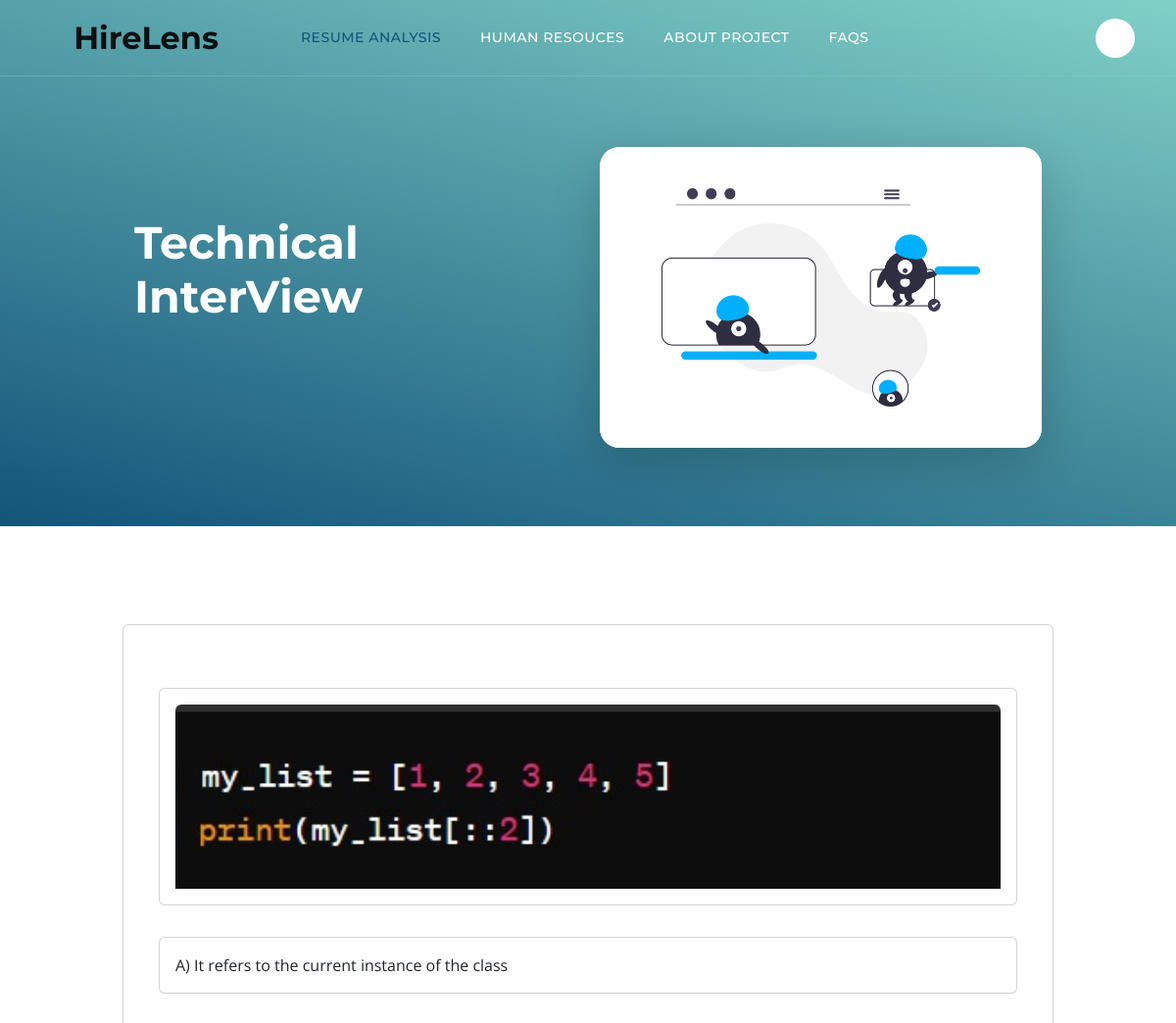
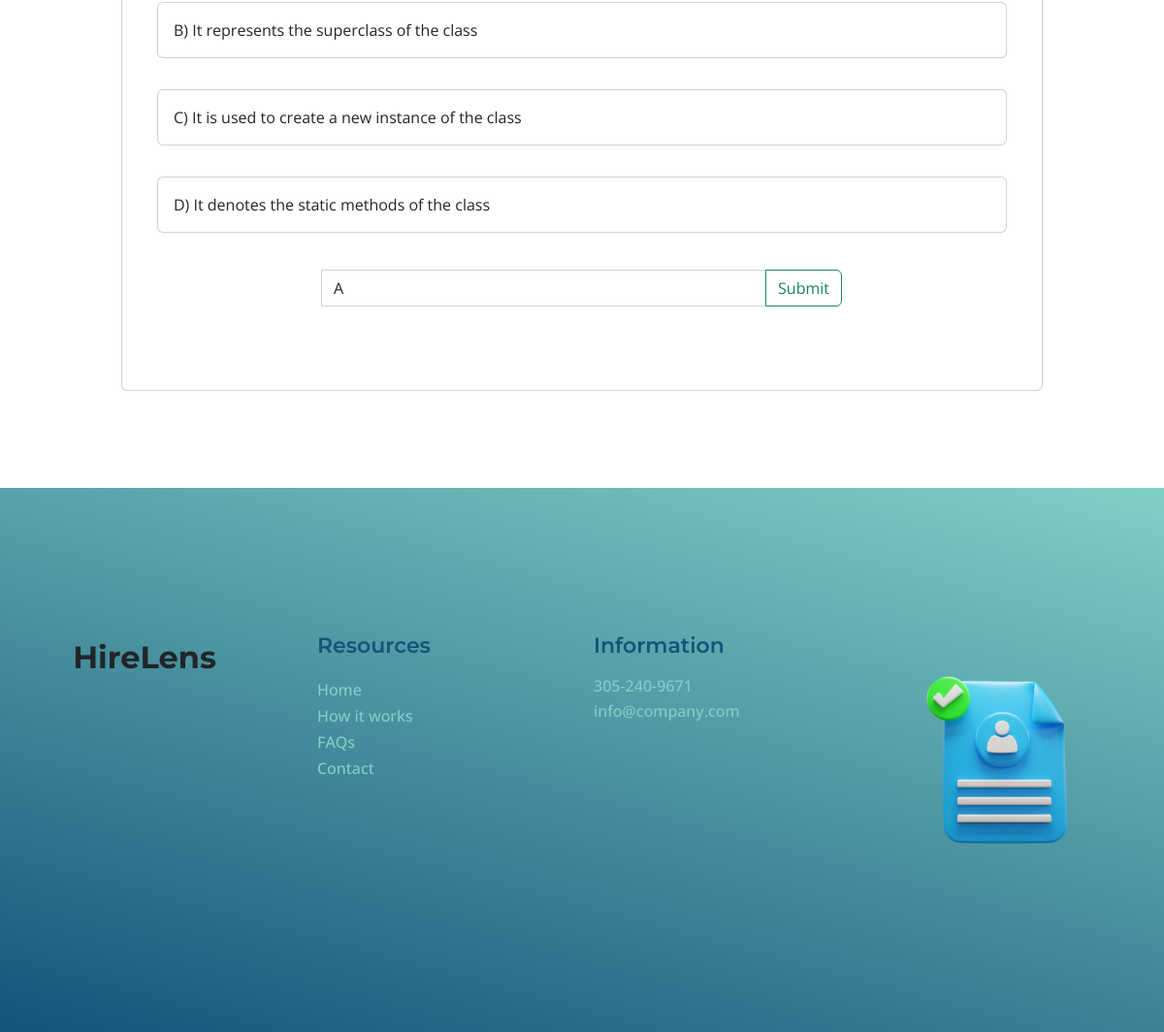
Screenshot of /interview/Python (signed in) with the database file from the repository (2 pictures, top to bottom).
### employee_resume/models.py (models this page shows, shortened)
class InterViewQuestion(models.Model):
    job = models.ForeignKey(Job,on_delete=models.CASCADE)
    question_text =  models.CharField(max_length=250)
    question_text_des =  models.TextField(null=True,blank=True)
    question_image =  models.FileField(upload_to='interviewer/images',null=True,blank=True)
    question_image_des =  models.TextField(null=True,blank=True)
    answer_one = models.CharField(verbose_name=('Answer A'),max_length=200)
    answer_two = models.CharField(verbose_name=('Answer B'),max_length=200)
    answer_three = models.CharField(verbose_name=('Answer C'),max_length=200)
    answer_four = models.CharField(verbose_name=('Answer D'),max_length=200)
    correct_answer = models.CharField(choices=ANSWERS,max_length=5)

### employee_resume/views.py (the view, shortened to what this page needs)
# urls.py: path('interview/<str:job_title>',InterViewPage.as_view(),name='interview'),
class InterViewPage(IndecatorMixin,FormView):
    template_name = 'interview.html'
    form_class = QuestionsReviewsForm
    def get_questions_for_job(self, job_title):
        return InterViewQuestion.objects.filter(Q(job__job_title__icontains = job_title))
    def get_context_data(self, **kwargs):
        context = super().get_context_data(**kwargs)
        job_title = self.kwargs.get('job_title')
        all_questions = self.get_questions_for_job(job_title)
        paginator = Paginator(all_questions, 1)  # Display 1 question per page
        page_number = self.request.GET.get('page')
        page_obj = paginator.get_page(page_number)
        context["page_obj"] = page_obj
        context["is_hr"] = HrModel.objects.filter(user__username = self.request.user.username).exists()
        return context

### employee_resume/forms.py
class QuestionsReviewsForm(forms.Form):
    ANSWERS = [(i.upper(), i.upper()) for i in ['a', 'b', 'c', 'd']]
    user_answer = forms.ChoiceField(choices=ANSWERS, widget=forms.Select())
    question_id = forms.IntegerField(widget=forms.NumberInput())

### employee_resume/views.py (called while the page is built)
     def dispatch(self, request, *args, **kwargs):
        if request.user.is_authenticated:
            pass
        else:
            return redirect("/login/")
        return super().dispatch(request, *args, **kwargs)

### employee_resume/templates/interview.html (shortened to what this page needs)
{% extends "base.html" %}
{% load static %}
{% block content %}
<header class="site-header d-flex flex-column justify-content-center align-items-center">
    <div class="container">
        <div class="row justify-content-center align-items-center">
            <div class="col-lg-5 col-12 mb-5">
                <h2 class="text-white">Technical InterView</h2>
            </div>
            <div class="col-lg-5 col-12">
                <div class="topics-detail-block bg-white shadow-lg">
                    <img src="{% static '' %}images/topics/undraw_Remote_design_team_re_urdx.png" class="topics-detail-block-image img-fluid">
                </div>
            </div>
        </div>
    </div>
</header>
<section class="topics-detail-section section-padding" id="topics-detail">
    <div class="container">
        <div class="row">
            {% for q in page_obj %}
            <div class="col-lg-10 col-12 m-auto card p-5 text-center">
                <div class="row question my-3">
                    <div class="col-md-12 card p-3">
                        {% if q.question_image %}
                        <img src="{{ q.question_image.url }}" class="img-fluid rounded-top"/>
                        {% elif q.question_text %}
                        {{ q.question_text }}
                        {% if q.question_text_des %}
                        <p>{{ q.question_text_des }}</p>
                        {% endif %}
                        {% endif %}
                    </div>
                </div>
                <div class="row answer_1 my-3">
                    <div class="col-md-12 card p-3" style="text-align: left;">
                        A) {{ q.answer_one }}
                    </div>
                </div>
                <div class="row answer_2 my-3">
                    <div class="col-md-12 card p-3" style="text-align: left;">
                        B) {{ q.answer_two }}
                    </div>
                </div>
                <div class="row answer_3 my-3">
                    <div class="col-md-12 card p-3" style="text-align: left;">
                        C) {{ q.answer_three }}
                    </div>
                </div>
                <div class="row answer_4 my-3">
                    <div class="col-md-12 card p-3" style="text-align: left;">
                        D) {{ q.answer_four }}
                    </div>
                </div>
                <div class="row answer_choose my-3">
                    <div class="col-md-8 mx-auto" style="text-align: left;">
                        <form action="" method="post" class="form-control" style="border:none;">
                            <div class="input-group mb-3" style="border:none;">
                                <select name="user_answer" class="form-control" aria-label="Your Choice" aria-describedby="button-addon2">
                                    {% for choice_value, choice_label in form.user_answer.field.choices %}
                                    <option value="{{ choice_value }}">{{ choice_label }}</option>
                                    {% endfor %}
                                </select>
                                <button class="btn btn-outline-success" type="submit" id="button-addon2">Submit</button>
                            </div>
                        </form>
                    </div>
                </div>
            </div>
            {% endfor %}
        </div>
    </div>
</section>
{% endblock content %}

### static/css/templatemo-topic-listing.css (style rules this page uses)
:root { --white-color: #ffffff; --primary-color: #13547a; --secondary-color: #80d0c7; --section-bg-color: #f0f8ff; --custom-btn-bg-color: #80d0c7; --custom-btn-bg-hover-color: #13547a; --dark-color: #000000; --p-color: #717275; --border-color: #7fffd4; --link-hover-color: #13547a; --body-font-family: 'Open Sans', sans-serif; --title-font-family: 'Montserrat', sans-serif; --h1-font-size: 58px; --h2-font-size: 46px; --h3-font-size: 32px; --h4-font-size: 28px; --h5-font-size: 24px; --h6-font-size: 22px; --p-font-size: 20px; --menu-font-size: 14px; --btn-font-size: 18px; --copyright-font-size: 16px; --border-radius-large: 100px; --border-radius-medium: 20px; --border-radius-small: 10px; --font-weight-normal: 400; --font-weight-medium: 500; --font-weight-semibold: 600; --font-weight-bold: 700; }
body { background-color: var(--white-color); font-family: var(--body-font-family); }
h2, h3, h4, h5, h6 { color: var(--dark-color); }
h1, h2, h3, h4, h5, h6 { font-family: var(--title-font-family); font-weight: var(--font-weight-semibold); }
h2 { font-size: var(--h2-font-size); font-weight: var(--font-weight-bold); }
a, button { touch-action: manipulation; transition: all 0.3s; }
.section-padding { padding-top: 100px; padding-bottom: 100px; }
.site-header { background-image: linear-gradient(15deg, #13547a 0%, #80d0c7 100%); padding-top: 150px; padding-bottom: 80px; }
.site-header .container { height: 100%; }
.topics-detail-block { border-radius: var(--border-radius-medium); position: relative; overflow: hidden; }
.topics-detail-block-image { display: block; border-radius: var(--border-radius-medium); }

### rows the page displays
InterViewQuestion: question_image (picture), answer_one "It refers to the current instance of the class", answer_two "It represents the superclass of the class", answer_three "It is used to create a new instance of the class", answer_four "It denotes the static methods of the class"

### other values shown
form field user_answer "A"
